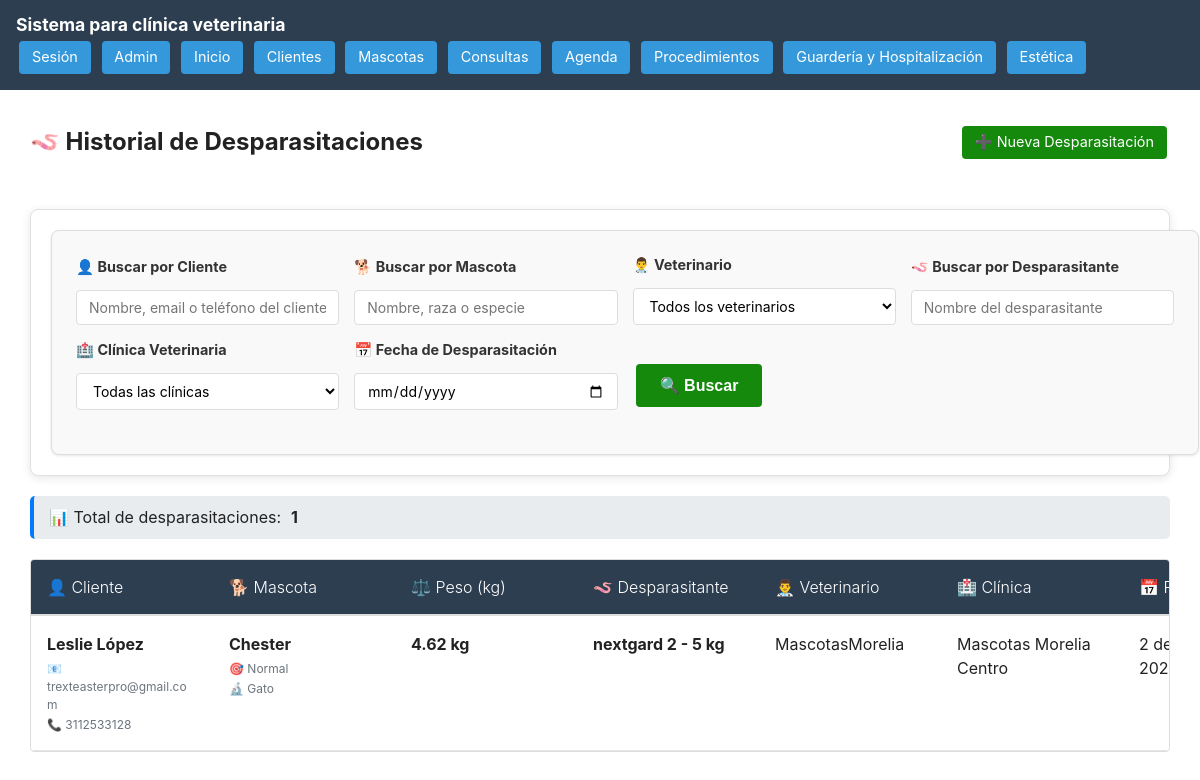
/procedimientos/desparasitacion/historial/ (signed in), run on the app's committed database.
### Procedimientos/models.py (models this page shows, shortened)
class Desparasitaciones(models.Model):
    CLINICAS = [
        ('Mascotas Morelia Centro (Samuel Castañon Pte. 73 Centro 60600 Apatzingán, Mich. Número 453-227-1694)', 'Mascotas Morelia Centro (Samuel Castañon Pte. 73 Centro 60600 Apatzingán, Mich. Número 453-227-1694)'),
    ]
    mascota = models.ForeignKey(Mascotas, on_delete=models.CASCADE)
    peso = models.FloatField(default=0)
    desparasitante = models.ForeignKey(ListaDesparasitantes, on_delete= models.CASCADE)
    fecha = models.DateField()
    veterinario =  models.ForeignKey(User, on_delete=models.CASCADE)
    clinicaVeterinaria = models.CharField(
        max_length=255,
        choices=CLINICAS,
        default='Mascotas Morelia Centro (Samuel Castañon Pte. 73 Centro 60600 Apatzingán, Mich. Número 453-227-1694)'  # puedes poner un valor por defecto si quieres
    )

class ListaDesparasitantes(models.Model):
    desparasitante = models.TextField()

### ClientesMascotas/models.py (models this page shows)
class Mascotas(models.Model):
    SEXOS = [
        ('macho', 'macho'),
        ('hembra', 'hembra'),
    ]
    cliente = models.ForeignKey(Clientes, on_delete=models.CASCADE)
    nombre = models.CharField(max_length=255)
    especie = models.CharField(max_length=255)
    raza = models.CharField(max_length=255)
    fechaNacimiento = models.DateField()
    peso = models.FloatField()
    vacunas = models.TextField(blank=True)
    ultimaDesparasitacion = models.DateField(blank= True, null=True)
    ultimoDesparasitante = models.TextField(blank=True)
    alergias = models.TextField(blank=True)
    vive = models.BooleanField(default=True)
    sexo = models.CharField(
        max_length=20,
        choices=SEXOS,
        default='macho'  # puedes poner un valor por defecto si quieres
    )
    alimento = models.TextField(blank = True)

class Clientes(models.Model):
    nombre = models.CharField(max_length=255)
    email = models.EmailField(unique=True, blank = True)
    telefono = models.CharField(max_length=20, unique = True)
    direccion = models.TextField(blank=True)

### Procedimientos/views.py (the view)
# urls.py: path('desparasitacion/historial/', views.historial_desparasitaciones, name='historial_desparasitaciones'),
@login_required
def historial_desparasitaciones(request):
    desparasitaciones = Desparasitaciones.objects.all().select_related(
        'mascota', 'mascota__cliente', 'veterinario', 'desparasitante'
    ).order_by('-fecha')
    query_cliente = request.GET.get('q_cliente', '').strip().lower()
    query_mascota = request.GET.get('q_mascota', '').strip().lower()
    query_veterinario = request.GET.get('q_veterinario', '')
    query_veterinaria = request.GET.get('q_veterinaria', '')
    query_desparasitante = request.GET.get('q_desparasitante', '').strip().lower()
    query_fecha = request.GET.get('q_fecha', '')
    if query_cliente:
        desparasitaciones = desparasitaciones.filter(
            Q(mascota__cliente__nombre__icontains=query_cliente) |
            Q(mascota__cliente__email__icontains=query_cliente) |
            Q(mascota__cliente__telefono__icontains=query_cliente)
        )
    if query_mascota:
        desparasitaciones = desparasitaciones.filter(
            Q(mascota__nombre__icontains=query_mascota) |
            Q(mascota__raza__icontains=query_mascota) |
            Q(mascota__especie__icontains=query_mascota)
        )
    if query_veterinario:
        desparasitaciones = desparasitaciones.filter(veterinario_id=query_veterinario)
    if query_veterinaria:
        desparasitaciones = desparasitaciones.filter(clinicaVeterinaria=query_veterinaria)
    if query_desparasitante:
        desparasitaciones = desparasitaciones.filter(desparasitante__desparasitante__icontains=query_desparasitante)
    if query_fecha:
        desparasitaciones = desparasitaciones.filter(fecha=query_fecha)
    veterinarios = User.objects.filter(is_active=True).order_by('first_name', 'last_name')
    clinicas = Desparasitaciones.CLINICAS
    desparasitantes_lista = ListaDesparasitantes.objects.all().order_by('desparasitante')
    filtros_activos = any([query_cliente, query_mascota, query_veterinario,
                          query_veterinaria, query_desparasitante, query_fecha])
    return render(request, 'procedimientos/desparasitaciones/verDesparasitaciones.html', {
        'desparasitaciones': desparasitaciones,
        'veterinarios': veterinarios,
        'clinicas': clinicas,
        'desparasitantes_lista': desparasitantes_lista,
        'query_cliente': query_cliente,
        'query_mascota': query_mascota,
        'query_veterinario': query_veterinario,
        'query_veterinaria': query_veterinaria,
        'query_desparasitante': query_desparasitante,
        'query_fecha': query_fecha,
        'filtros_activos': filtros_activos
    })

### templates/procedimientos/desparasitaciones/verDesparasitaciones.html (shortened to what this page needs)
{% extends 'base.html' %}
{% block content %}
<section class="container">
    <div class="header-actions">
        <h2>🪱 Historial de Desparasitaciones</h2>
        <a href="{% url 'nueva_desparasitacion' %}" class="btn-home btn-agregar">
            ➕ Nueva Desparasitación
        </a>
    </div>
    <div class="filtros-combinados">
        <form method="get" action="" class="filtros-form">
            <div class="filtros-grid">
                <div class="filtro-group">
                    <label for="q_cliente" class="filtro-label">
                        👤 Buscar por Cliente
                    </label>
                    <div class="filtro-input-container">
                        <input
                            type="text"
                            id="q_cliente"
                            name="q_cliente"
                            placeholder="Nombre, email o teléfono del cliente..."
                            class="filtro-input"
                            value="{{ query_cliente }}"
                        >
                    </div>
                </div>
                <div class="filtro-group">
                    <label for="q_mascota" class="filtro-label">
                        🐕 Buscar por Mascota
                    </label>
                    <div class="filtro-input-container">
                        <input
                            type="text"
                            id="q_mascota"
                            name="q_mascota"
                            placeholder="Nombre, raza o especie"
                            class="filtro-input"
                            value="{{ query_mascota }}"
                        >
                    </div>
                </div>
                <div class="filtro-group">
                    <label for="q_veterinario" class="filtro-label">
                        👨‍⚕️ Veterinario
                    </label>
                    <div class="filtro-input-container">
                        <select id="q_veterinario" name="q_veterinario" class="filtro-input">
                            <option value="">Todos los veterinarios</option>
                        </select>
                    </div>
                </div>
                <div class="filtro-group">
                    <label for="q_desparasitante" class="filtro-label">
                        🪱 Buscar por Desparasitante
                    </label>
                    <div class="filtro-input-container">
                        <input
                            type="text"
                            id="q_desparasitante"
                            name="q_desparasitante"
                            placeholder="Nombre del desparasitante"
                            class="filtro-input"
                            value="{{ query_desparasitante }}"
                        >
                    </div>
                </div>
                <div class="filtro-group">
                    <label for="q_veterinaria" class="filtro-label">
                        🏥 Clínica Veterinaria
                    </label>
                    <div class="filtro-input-container">
                        <select id="q_veterinaria" name="q_veterinaria" class="filtro-input">
                            <option value="">Todas las clínicas</option>
                        </select>
                    </div>
                </div>
                <div class="filtro-group">
                    <label for="q_fecha" class="filtro-label">
                        📅 Fecha de Desparasitación
                    </label>
                    <div class="filtro-input-container">
                        <input
                            type="date"
                            id="q_fecha"
                            name="q_fecha"
                            class="filtro-input"
                            value="{{ query_fecha }}"
                        >
                    </div>
                </div>
                <div class="filtro-actions">
                    <button type="submit" class="btn-home filtro-submit">
                        🔍 Buscar
                    </button>
                </div>
            </div>
        </form>
    </div>
    {% if filtros_activos %}
    <div class="results-info">
        <p>
            📊 Mostrando <strong>{{ desparasitaciones|length }}</strong> desparasitación(es)
            {% if query_cliente %}para cliente: "<strong>{{ query_cliente }}</strong>"{% endif %}
            {% if query_mascota %}{% if query_cliente %}y {% endif %}mascota: "<strong>{{ query_mascota }}</strong>"{% endif %}
            {% if query_veterinario %}
                {% if query_cliente or query_mascota %}y {% endif %}veterinario:
                "<strong>
                    {% for vet in veterinarios %}
                        {% if vet.id|stringformat:"s" == query_veterinario %}
                            {{ vet.get_full_name|default:vet.username }}
                        {% endif %}
                    {% endfor %}
                </strong>"
            {% endif %}
            {% if query_desparasitante %}{% if query_cliente or query_mascota or query_veterinario %}y {% endif %}desparasitante: "<strong>{{ query_desparasitante }}</strong>"{% endif %}
            {% if query_veterinaria %}{% if query_cliente or query_mascota or query_veterinario or query_desparasitante %}en {% else %}en {% endif %}clínica: "<strong>{{ query_veterinaria }}</strong>"{% endif %}
            {% if query_fecha %}{% if query_cliente or query_mascota or query_veterinario or query_desparasitante or query_veterinaria %}el {% else %}el {% endif %}<strong>{{ query_fecha }}</strong>{% endif %}
        </p>
    </div>
    {% else %}
    <div class="results-info">
        <p>📊 Total de desparasitaciones: <strong>{{ desparasitaciones|length }}</strong></p>
    </div>
    {% endif %}
    <div class="custom-table-container">
        <table class="custom-table">
            <thead>
                <tr>
                    <th>👤 Cliente</th>
                    <th>🐕 Mascota</th>
                    <th>⚖️ Peso (kg)</th>
                    <th>🪱 Desparasitante</th>
                    <th>👨‍⚕️ Veterinario</th>
                    <th>🏥 Clínica</th>
                    <th>📅 Fecha</th>
                </tr>
            </thead>
            <tbody>
                {% for desparasitacion in desparasitaciones %}
                <tr>
                    <td>
                        <div class="client-info">
                            <strong>{{ desparasitacion.mascota.cliente.nombre }}</strong>
                            <div class="client-details">
                                {% if desparasitacion.mascota.cliente.email %}
                                <small>📧 {{ desparasitacion.mascota.cliente.email }}</small>
                                {% endif %}
                                {% if desparasitacion.mascota.cliente.telefono %}
                                <small>📞 {{ desparasitacion.mascota.cliente.telefono }}</small>
                                {% endif %}
                            </div>
                        </div>
                    </td>
                    <td>
                        <div class="pet-info">
                            <strong>{{ desparasitacion.mascota.nombre }}</strong>
                            <div class="pet-details">
                                <small>🎯 {{ desparasitacion.mascota.raza|default:"Sin raza" }}</small>
                                <small>🔬 {{ desparasitacion.mascota.especie|default:"Sin especie" }}</small>
                            </div>
                        </div>
                    </td>
                    <td>
                        <strong>{{ desparasitacion.peso }} kg</strong>
                    </td>
                    <td>
                        <strong>{{ desparasitacion.desparasitante.desparasitante }}</strong>
                    </td>
                    <td>
                        {{ desparasitacion.veterinario.get_full_name|default:desparasitacion.veterinario.username }}
                    </td>
                    <td>{{ desparasitacion.clinicaVeterinaria }}</td>
                    <td>{{ desparasitacion.fecha }}</td>
                </tr>
                {% endfor %}
            </tbody>
        </table>
    </div>
</section>
{% endblock %}

### data on the page
Desparasitaciones: mascota.cliente.nombre "Leslie López", mascota.cliente.email "trexteasterpro@gmail.com", mascota.cliente.telefono "3112533128", mascota.nombre "Chester", mascota.raza "Normal", mascota.especie "Gato", peso "4.62", desparasitante.desparasitante "nextgard 2 - 5 kg", veterinario.get_full_name "MascotasMorelia", clinicaVeterinaria "Mascotas Morelia Centro", fecha "2…"

### other printed values
{{ desparasitaciones|length }} "1"
